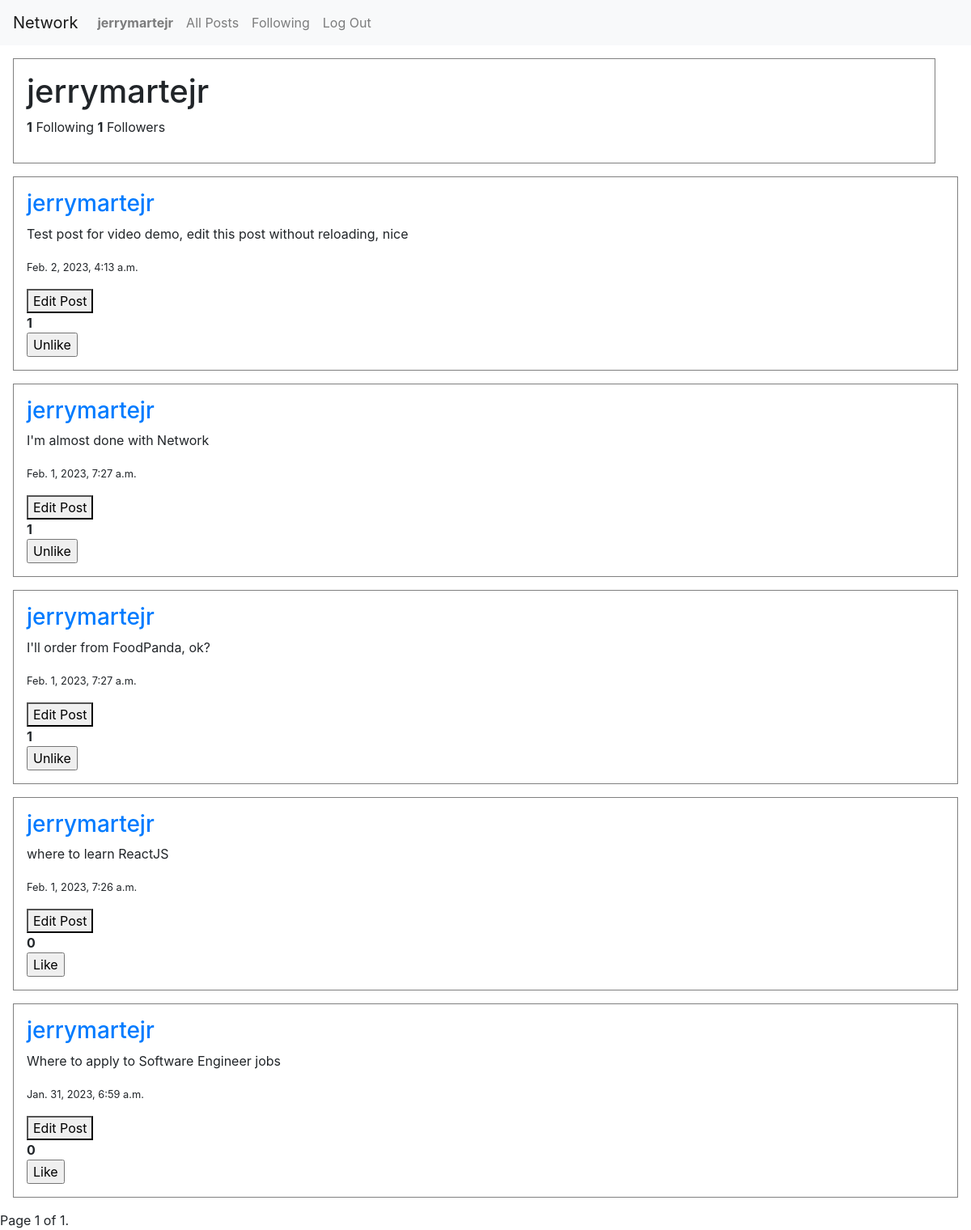
Page /2 (signed in) on the committed database.
### network/models.py (models this page shows, shortened)
class User(AbstractUser):
    pass

class Post(models.Model):
    body = models.CharField(max_length=3000)
    timestamp = models.DateTimeField(auto_now_add=True)
    user = models.ForeignKey(User, on_delete=models.CASCADE, related_name="posts")
    class Meta:
        ordering = ['-timestamp']

### network/views.py (the view)
# urls.py: path("<int:user_id>", views.profile, name="profile"),
def profile(request, user_id):
    profile_user = User.objects.filter(pk=user_id).first()
    followers = Following.objects.filter(followed=profile_user)
    num_followers = followers.count()
    following = Following.objects.filter(follower=profile_user)
    num_following = following.count()
    followed = False
    for foll in followers:
        if foll.follower == request.user:
            followed = True
    posts = Post.objects.filter(user=profile_user)
    paginator = Paginator(posts, 10)
    page_number = request.GET.get('page')
    page_obj = paginator.get_page(page_number)
    user = request.user
    liked = Like.objects.filter(user=user)
    user_likes = list(user.likes.all())
    liked_posts = []
    for like in liked:
        liked_posts.append(like.post)
    return render(request, "network/profile.html", {
        "profile_user": profile_user,
        "num_followers": num_followers,
        "num_following": num_following,
        "followed": followed,
        "page_obj": page_obj,
        "followers": followers,
        "liked_posts": liked_posts
    })

### network/templates/network/profile.html (shortened to what this page needs)
{% extends "network/layout.html" %}
{% load static %}
{% block body %}
    <div class="container">
        <h1>{{ profile_user.username }}</h1>
        <p>
            <span><b>{{ num_following }}</b> Following</span>
            <span><b>{{ num_followers }}</b> Followers</span>
        </p>
    </div>
    {% for post in page_obj %}
    <div class="post">
        <a href="{% url 'profile' post.user.id %}"><h3>{{ post.user }}</h3></a>
        <div id="post">
            <p>{{ post.body }}</p>
            <p><small>{{ post.timestamp }}</small></p>
            {% if user.is_authenticated and user == post.user %}
            <button class="edit_button">Edit Post</button>
            {% endif %}
        </div>
        <b>{{ post.likes.count }}</b>
        {% if post in liked_posts %}
        <form action="{% url 'unlike' %}" method="post" id="unlike">
            <input type="submit" value="Unlike">
        </form>
        {% else %}
        <form action="{% url 'like' %}" method="post" id="like">
            <input type="submit" value="Like">
        </form>
        {% endif %}
    </div>
    {% endfor %}
    <div class="pagination">
        <span class="step-links">
            <span class="current">
                Page {{ page_obj.number }} of {{ page_obj.paginator.num_pages }}.
            </span>
        </span>
    </div>
{% endblock %}

### network/templates/network/layout.html (shortened to what this page needs)
{% load static %}
<!DOCTYPE html>
<html lang="en">
    <head>
        <link rel="stylesheet" href="https://stackpath.bootstrapcdn.com/bootstrap/4.4.1/css/bootstrap.min.css">
        <link href="{% static 'network/styles.css' %}" rel="stylesheet">
    </head>
    <body>
        <nav class="navbar navbar-expand-lg navbar-light bg-light">
            <a class="navbar-brand" href="{% url 'index' %}">Network</a>
            <div>
              <ul class="navbar-nav mr-auto">
                {% if user.is_authenticated %}
                    <li class="nav-item">
                        <a class="nav-link" href="{% url 'profile' user.id %}"><strong>{{ user.username }}</strong></a>
                    </li>
                {% endif %}
                <li class="nav-item">
                  <a class="nav-link" href="{% url 'index' %}">All Posts</a>
                </li>
                {% if user.is_authenticated %}
                    <li class="nav-item">
                        <a class="nav-link" href="{% url 'following' %}">Following</a>
                    </li>
                    <li class="nav-item">
                        <a class="nav-link" href="{% url 'logout' %}">Log Out</a>
                    </li>
                {% endif %}
              </ul>
            </div>
          </nav>
        <div class="body">
            {% block body %}
            {% endblock %}
        </div>
    </body>
</html>

### network/static/network/styles.css (style rules this page uses)
.container { margin: 1rem; padding: 1rem; border: 1px solid gray; }
.post { margin: 1rem; padding: 1rem; border: 1px solid gray; }

### rows in the picture
User: username "jerrymartejr"
Post: user "jerrymartejr", body "Test post for video demo, edit this post without reloading, nice", timestamp "Feb. 2, 2023, 4:13 a.m.", shows "Edit Post", likes.count "1"
Post: user "jerrymartejr", body "I'm almost done with Network", timestamp "Feb. 1, 2023, 7:27 a.m.", shows "Edit Post", likes.count "1"
Post: user "jerrymartejr", body "I'll order from FoodPanda, ok?", timestamp "Feb. 1, 2023, 7:27 a.m.", shows "Edit Post", likes.count "1"
Post: user "jerrymartejr", body "where to learn ReactJS", timestamp "Feb. 1, 2023, 7:26 a.m.", shows "Edit Post", likes.count "0"
Post: user "jerrymartejr", body "Where to apply to Software Engineer jobs", timestamp "Jan. 31, 2023, 6:59 a.m.", shows "Edit Post", likes.count "0"

### other values in the picture
{{ num_following }} "1"
{{ num_followers }} "1"
{{ page_obj.number }} "1"
{{ page_obj.paginator.num_pages }} "1"
